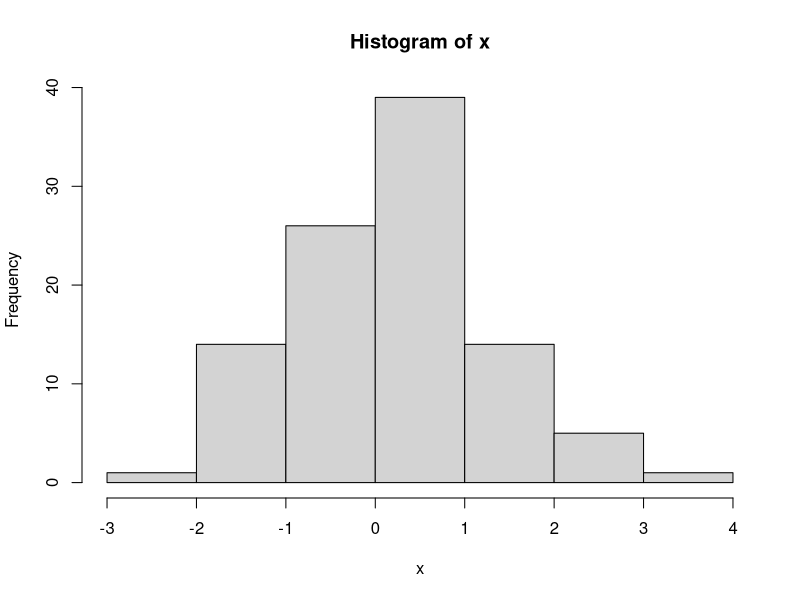
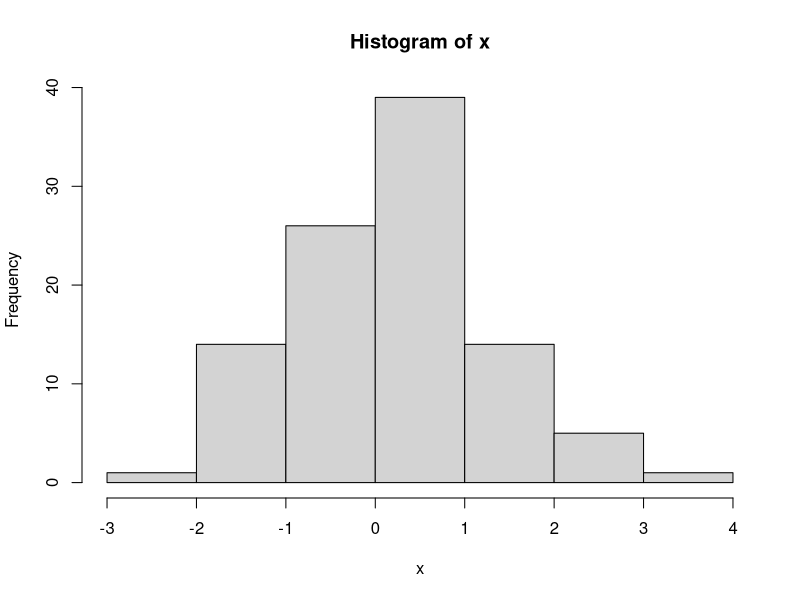

These charts were generated, in order, by the following R code: (Note: this script raises an error after producing the figures.)
## Script for introduction to R

# create a variable
x = 2.1
y = 2
name = "David"

## Assignment operator
x1 = 3.21
x1 <- 3.21
3.21 -> x1

## Histogram
set.seed(291)
x = rnorm(100)
hist(x)

## Help
help(hist)

## Case sensitive
hist(x)
Hist(x) ## Hist is NOT a function


## Basic Operations
x1 = 200
x2 = 150

x1+x2
x1^2
x1/x2

## Built-in Functions
x = c(1, 5, 8, 9)  # concatenate
mean(x) # average
sd(x) # std deviation
var(x) # variance
print('ISA 291')
print(x)

## Variable Types
x = 2.1
class(x)

name = "Peter"
class(name)

student = T
class(student)

student = TRUE
class(student)

## vectors
gpa = c(3.4, 3.9, 4.0, 2.9, 3.2, 3.4)

## indexing
gpa[3] ## student #3
gpa[-3]  ## every student except # 3
gpa[2:5]  ## slice from student 2 to 5

## Matrices
A = matrix(c(-2, 5, 6, 5, 2, 7), ncol = 3, nrow = 2, byrow = T)
A
## select #6
A[1, 3]
## select all second column
A[, 2]

## DataFrame
df = data.frame(sal = c(54, 64, 67, 70),
                exp = c(1,2,3,4),
                class = c("FR", "SO", "JR", "SR"))
class(df)
df

## hist
hist(df[,1])
hist(df$sal)

## Select only the first two columns
df[, 1:2]









